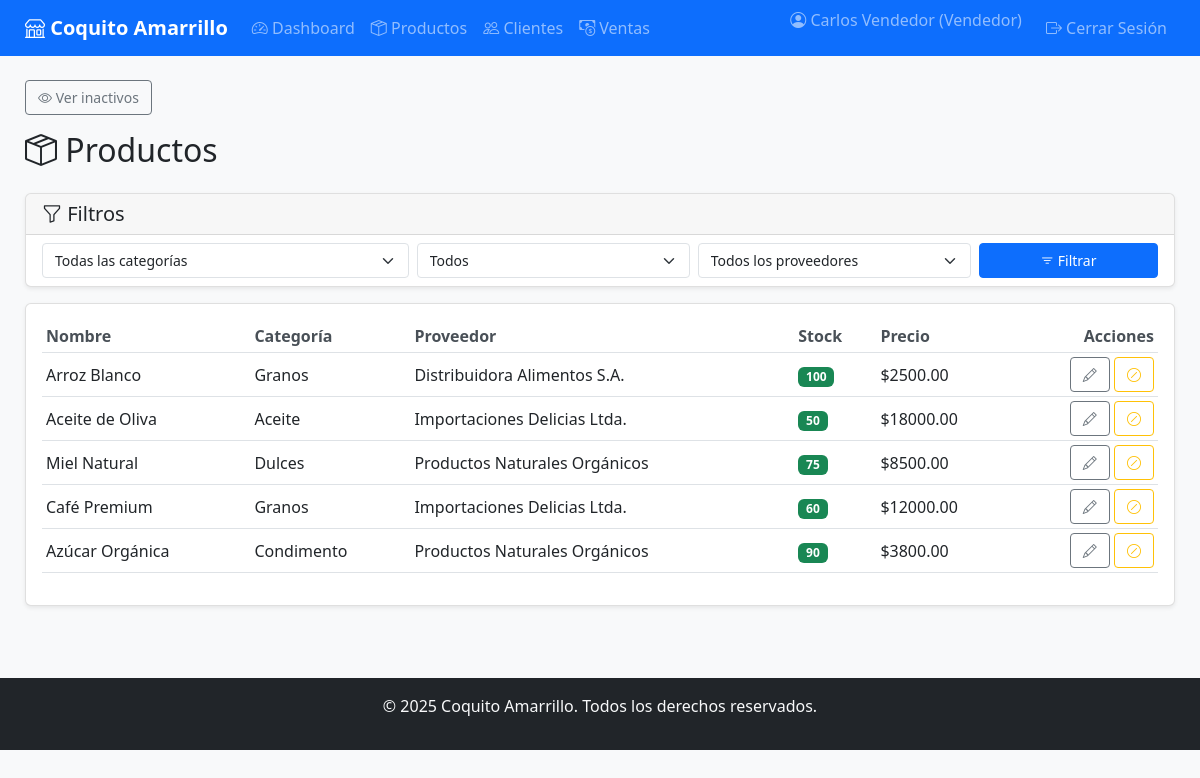
The app's page /products/ (signed in), older data.
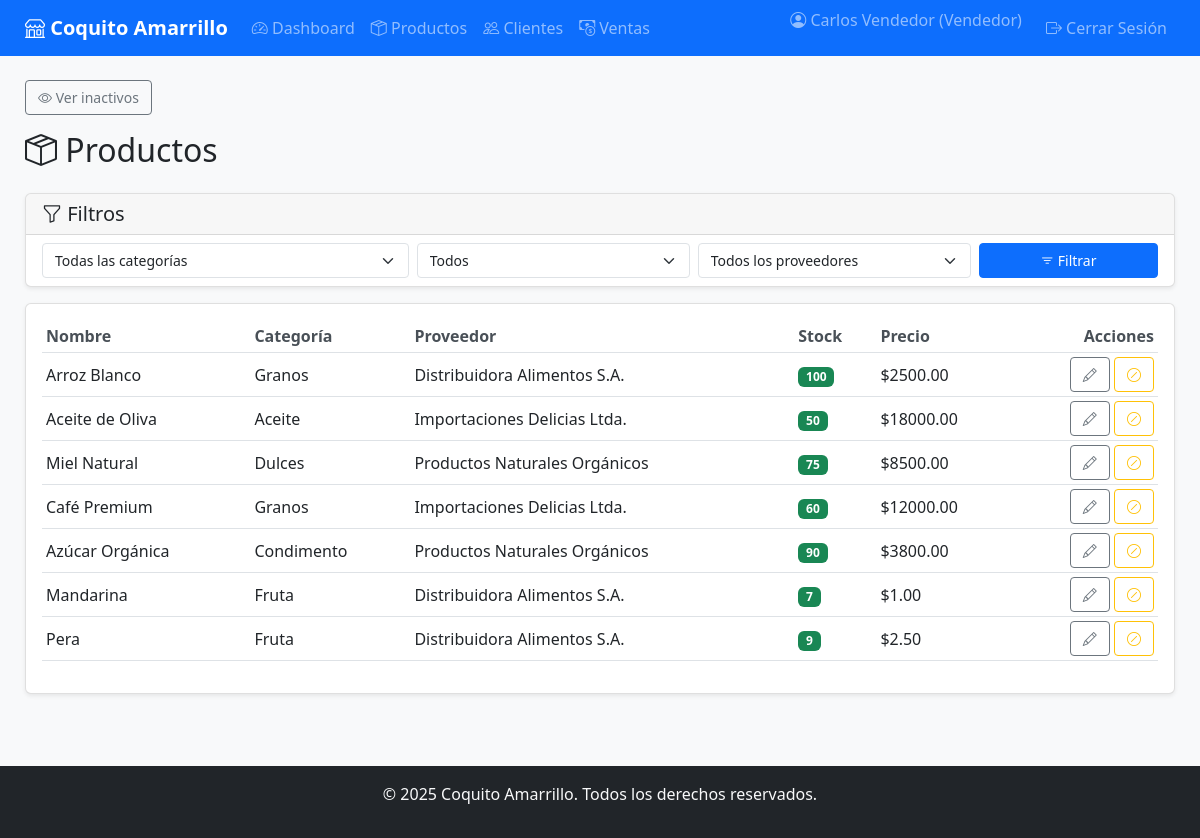
The same page, newer data.
### app/models/user.py (models this page shows, shortened)
class User(UserMixin, db.Model):
    __tablename__ = 'usuarios'
    id_usuario = db.Column(db.Integer, primary_key=True)
    nombre = db.Column(db.String(100), nullable=False)
    email = db.Column(db.String(100), nullable=False, unique=True)
    _password_hash = db.Column('password', db.String(255), nullable=False)
    rol_id = db.Column(db.Integer, db.ForeignKey('roles.id_rol'), nullable=False)
    activo = db.Column(db.Boolean, default=True)  # Campo para soft delete
    fecha_eliminacion = db.Column(db.DateTime)    # Fecha de desactivación
    fecha_registro = db.Column(db.DateTime)
    rol = relationship('Role', back_populates='usuarios')
    empleado_asociado = relationship('Staff', back_populates='usuario', uselist=False)
    @property
    def password(self):
        raise AttributeError('La contraseña no es legible')
    @password.setter
    def password(self, raw_password):
        self.validate_password_strength(raw_password)
        self._password_hash = bcrypt.generate_password_hash(raw_password).decode('utf-8')

### app/models/role.py (models this page shows, shortened)
class Role(db.Model):
    __tablename__ = 'roles'
    id_rol = db.Column(db.Integer, primary_key=True)
    nombre = db.Column(db.String(50), nullable=False, unique=True)
    descripcion = db.Column(db.String(150))
    activo = db.Column(db.Boolean, default=True)
    fecha_eliminacion = db.Column(db.DateTime)
    usuarios = relationship('User', back_populates='rol', cascade='save-update, merge')

### app/models/product.py (models this page shows, shortened)
class Product(db.Model):
    __tablename__ = 'productos'
    id_producto = db.Column(db.Integer, primary_key=True)
    nombre = db.Column(db.String(100), nullable=False)
    categoria = db.Column(db.String(100), nullable=False)
    descripcion = db.Column(db.Text)
    precio = db.Column(db.Numeric(10, 2), nullable=False)
    stock = db.Column(db.Integer, default=0)
    proveedor_id = db.Column(db.Integer, db.ForeignKey('proveedores.id_proveedor'))
    activo = db.Column(db.Boolean, default=True)  # Campo para soft delete
    fecha_eliminacion = db.Column(db.DateTime)    # Fecha de desactivación
    proveedor = relationship('Supplier', back_populates='productos')
    ventas = relationship('SaleProduct', back_populates='producto')
    ordenes_cliente = relationship('ClientOrderProduct', back_populates='producto')
    ordenes_proveedor = relationship('SupplierOrderProduct', back_populates='producto')

### app/models/supplier.py (models this page shows, shortened)
class Supplier(db.Model):
    __tablename__ = 'proveedores'
    id_proveedor = db.Column(db.Integer, primary_key=True)
    nombre = db.Column(db.String(100), nullable=False)
    contacto = db.Column(db.String(100))
    ciudad_id = db.Column(db.Integer, db.ForeignKey('ciudades.id_ciudad'))
    activo = db.Column(db.Boolean, default=True)
    fecha_eliminacion = db.Column(db.DateTime)
    ciudad = relationship('City', back_populates='proveedores')
    productos = relationship('Product', back_populates='proveedor')
    ordenes = relationship('SupplierOrder', back_populates='proveedor')
    empleados = relationship('Staff', back_populates='proveedor')

### app/routes/products.py (the view)
@products_bp.route('/')
@login_required
def list_products():
    products = Product.query.all()
    if current_user.rol.nombre not in ['Administrador', 'Vendedor']:
        flash('No tienes permisos para acceder a esta página', 'danger')
        return redirect(url_for('dashboard.dashboard'))
    categorias = [row[0] for row in db.session.query(distinct(Product.categoria)).all() if row[0]]
    proveedores = Supplier.query.filter_by(activo=True).all()
    try:
        mostrar_inactivos = request.args.get('mostrar_inactivos', 'false').lower() in ['1', 'true', 'yes']
        if mostrar_inactivos:
            products = Product.query.all()
        else:
            products = Product.query.filter_by(activo=True).all()
        categoria = request.args.get('categoria', '').strip()
        disponibilidad = request.args.get('disponibilidad', '').strip()
        proveedor_id = request.args.get('proveedor', '').strip()
        query = Product.query
        if not (mostrar_inactivos and current_user.rol.nombre == 'Administrador'):
            query = query.filter(Product.activo == True)
        if categoria:
            query = query.filter(Product.categoria.ilike(f"%{categoria}%"))
        if disponibilidad == 'disponible':
            query = query.filter(Product.stock > 0)
        elif disponibilidad == 'agotado':
            query = query.filter(Product.stock == 0)
        if proveedor_id:
            query = query.filter(Product.proveedor_id == int(proveedor_id))
        products = query.all()
        form = EmptyForm()
        return render_template(
            'products/list.html',
            products=products,
            mostrar_inactivos=mostrar_inactivos,
            proveedores=proveedores,
            categorias=categorias,
            form=form
            )
    except Exception as e:
        flash(f'Error al cargar Productos: {str(e)}', 'danger')
        return redirect(url_for('dashboard.dashboard'))

### app/forms.py
class EmptyForm(FlaskForm):
    pass

### app/__init__.py (called while the page is built)
@login_manager.user_loader
def load_user(user_id):
    from app.models import User
    return User.query.get(int(user_id))

### app/templates/products/list.html (shortened to what this page needs)
{% extends "base.html" %}
{% block content %}
<div class="mb-3 align-items-right">
    {% if mostrar_inactivos %}
    <a href="{{ url_for('products.list_products') }}" class="btn btn-sm btn-outline-secondary">
        <i class="bi bi-eye-slash"></i> Ocultar inactivos
    </a>
    {% else %}
    <a href="{{ url_for('products.list_products', mostrar_inactivos='true') }}"
        class="btn btn-sm btn-outline-secondary">
        <i class="bi bi-eye"></i> Ver inactivos
    </a>
    {% endif %}
</div>
<div class="d-flex justify-content-between align-items-center mb-3 mb-md-4">
    <h1 class="h2 mb-0 text-dark"><i class="bi bi-box-seam d-none d-md-inline"></i> Productos</h1>
</div>
<div class="card mb-3">
    <div class="card-header py-2">
        <h5 class="card-title mb-0 d-none d-md-block"><i class="bi bi-funnel"></i> Filtros</h5>
    </div>
    <div class="collapse d-md-block" id="filtersCollapse">
        <div class="card-body py-2">
            <form method="GET" class="row g-2">
                <div class="col-12 col-md-4">
                    <select class="form-select form-select-sm" name="categoria">
                        <option value="">Todas las categorías</option>
                    </select>
                </div>
                <div class="col-12 col-md-3">
                    <select class="form-select form-select-sm" name="disponibilidad">
                        <option value="">Todos</option>
                    </select>
                </div>
                {% if proveedores %}
                <div class="col-12 col-md-3">
                    <select class="form-select form-select-sm" name="proveedor">
                        <option value="">Todos los proveedores</option>
                    </select>
                </div>
                {% endif %}
                <div class="col-12 col-md-2">
                    <button type="submit" class="btn btn-primary btn-sm w-100">
                        <i class="bi bi-filter"></i> <span class="d-none d-md-inline">Filtrar</span>
                    </button>
                </div>
            </form>
        </div>
    </div>
</div>
<div class="card">
    <div class="card-body table-responsive">
        {% if products %}
        <table class="table table-sm table-hover align-middle">
            <thead>
                <tr>
                    <th>Nombre</th>
                    <th>Categoría</th>
                    <th>Proveedor</th>
                    <th>Stock</th>
                    <th>Precio</th>
                    <th class="text-end">Acciones</th>
                </tr>
            </thead>
            <tbody>
                {% for product in products %}
                <tr>
                    <td>{{ product.nombre }}</td>
                    <td>{{ product.categoria }}</td>
                    <td>{{ product.proveedor.nombre if product.proveedor else '-' }}</td>
                    <td>
                        {% if product.stock > 0 %}
                        <span class="badge bg-success">{{ product.stock }}</span>
                        {% else %}
                        <span class="badge bg-danger">Agotado</span>
                        {% endif %}
                    </td>
                    <td>${{ '%.2f'|format(product.precio) }}</td>
                    <td class="text-end">
                        <a href="{{ url_for('products.edit_product', product_id=product.id_producto) }}"
                            class="btn btn-sm btn-outline-secondary">
                            <i class="bi bi-pencil"></i>
                        </a>
                        {% if product.activo %}
                        <form action="{{ url_for('products.delete_product', product_id=product.id_producto) }}"
                            method="POST" class="d-inline">
                            <button type="submit" class="btn btn-sm btn-outline-warning"
                                onclick="return confirm('¿Seguro que deseas desactivar este producto?')">
                                <i class="bi bi-slash-circle"></i>
                            </button>
                        </form>
                        {% endif %}
                    </td>
                </tr>
                {% endfor %}
            </tbody>
        </table>
        {% else %}
        <p class="text-center text-muted">No se encontraron productos.</p>
        {% endif %}
    </div>
</div>
{% endblock %}

### app/templates/base.html (shortened to what this page needs)
<!DOCTYPE html>
<html lang="es">
<head>
    <link href="https://cdn.jsdelivr.net/npm/bootstrap@5.3.0/dist/css/bootstrap.min.css" rel="stylesheet">
    <link rel="stylesheet" href="https://cdn.jsdelivr.net/npm/bootstrap-icons@1.10.0/font/bootstrap-icons.css">
    <link rel="stylesheet" href="https://cdnjs.cloudflare.com/ajax/libs/font-awesome/6.4.0/css/all.min.css">
    <link rel="stylesheet" href="{{ url_for('static', filename='css/style.css') }}">
</head>
<body>
    <nav class="navbar navbar-expand-lg navbar-dark bg-primary">
        <div class="container-fluid">
            <a class="navbar-brand" href="{{ url_for('dashboard.dashboard') }}">
                <i class="bi bi-shop"></i> Coquito Amarrillo
            </a>
            <div class="collapse navbar-collapse" id="navbarNav">
                <ul class="navbar-nav me-auto">
                    {% if current_user.is_authenticated %}
                    <li class="nav-item">
                        <a class="nav-link" href="{{ url_for('dashboard.dashboard') }}">
                            <i class="bi bi-speedometer2"></i> Dashboard
                        </a>
                    </li>
                    {% if current_user.rol.nombre in ['Administrador', 'Vendedor'] %}
                    <li class="nav-item">
                        <a class="nav-link" href="{{ url_for('products.list_products') }}">
                            <i class="bi bi-box-seam"></i> Productos
                        </a>
                    </li>
                    <li class="nav-item">
                        <a class="nav-link" href="{{ url_for('clients.list_clients') }}">
                            <i class="bi bi-people"></i> Clientes
                        </a>
                    </li>
                    <li class="nav-item">
                        <a class="nav-link" href="{{ url_for('sales.list_sales') }}">
                            <i class="bi bi-cash-coin"></i> Ventas
                        </a>
                    </li>
                    {% endif %}
                    {% endif %}
                </ul>
                <ul class="navbar-nav">
                    {% if current_user.is_authenticated %}
                    <li class="nav-item">
                        <span class="navbar-text me-3">
                            <i class="bi bi-person-circle"></i> {{ current_user.nombre }} ({{ current_user.rol.nombre
                            }})
                        </span>
                    </li>
                    <li class="nav-item">
                        <a class="nav-link" href="{{ url_for('auth.logout') }}">
                            <i class="bi bi-box-arrow-right"></i> Cerrar Sesión
                        </a>
                    </li>
                    {% else %}
                    <li class="nav-item">
                        <a class="nav-link" href="{{ url_for('auth.login') }}">
                            <i class="bi bi-box-arrow-in-right"></i> Iniciar Sesión
                        </a>
                    </li>
                    {% endif %}
                </ul>
            </div>
        </div>
    </nav>
    <div class="container-fluid mt-4">
        <div class="row">
            <main class="col-md-12">
                {% block content %}{% endblock %}
            </main>
        </div>
    </div>
    <footer class="bg-dark text-light text-center py-3 mt-5">
        <div class="container">
            <p>&copy; 2025 Coquito Amarrillo. Todos los derechos reservados.</p>
        </div>
    </footer>
</body>
</html>

### app/static/css/style.css (style rules this page uses)
:root { --primary-color: #0d6efd; --secondary-color: #6c757d; --success-color: #198754; --danger-color: #dc3545; --warning-color: #ffc107; --info-color: #0dcaf0; --breakpoint-sm: 576px; --breakpoint-md: 768px; --breakpoint-lg: 992px; --breakpoint-xl: 1200px; }
body { font-family: 'Segoe UI', Tahoma, Geneva, Verdana, sans-serif; background-color: #f8f9fa; min-height: 100vh; display: flex; flex-direction: column; }
.navbar-brand { font-weight: bold; }
.navbar-nav .nav-link { padding: 0.5rem 0.8rem; }
.container-fluid { padding-left: 15px; padding-right: 15px; }
.card { box-shadow: 0 0.125rem 0.25rem rgba(0, 0, 0, 0.075); border: 1px solid rgba(0, 0, 0, 0.125); margin-bottom: 1.5rem; }
.card-header { background-color: rgba(0, 0, 0, 0.03); border-bottom: 1px solid rgba(0, 0, 0, 0.125); padding: 0.75rem 1rem; }
.table-responsive { overflow-x: auto; -webkit-overflow-scrolling: touch; }
.table th { border-top: none; font-weight: 600; color: #495057; white-space: nowrap; }
.table td { vertical-align: middle; }
.btn { padding: 0.375rem 0.75rem; font-size: 0.875rem; }
.form-control, .form-select { padding: 0.375rem 0.75rem; font-size: 0.875rem; }
@media (min-width: 769px) { .container-fluid { padding-left: 25px; padding-right: 25px; } }
@media (min-width: 769px) { .navbar-nav .nav-link { padding: 0.5rem 1rem; } }
body { display: flex; flex-direction: column; min-height: 100vh; }
main { flex: 1 0 auto; }
footer { flex-shrink: 0; }

Row changes from the older to the newer data that the page shows:
added Product: nombre "Mandarina", categoria "Fruta", proveedor "Distribuidora Alimentos S.A.", stock "7", precio "1.00"
added Product: nombre "Pera", categoria "Fruta", proveedor "Distribuidora Alimentos S.A.", stock "9", precio "2.50"
